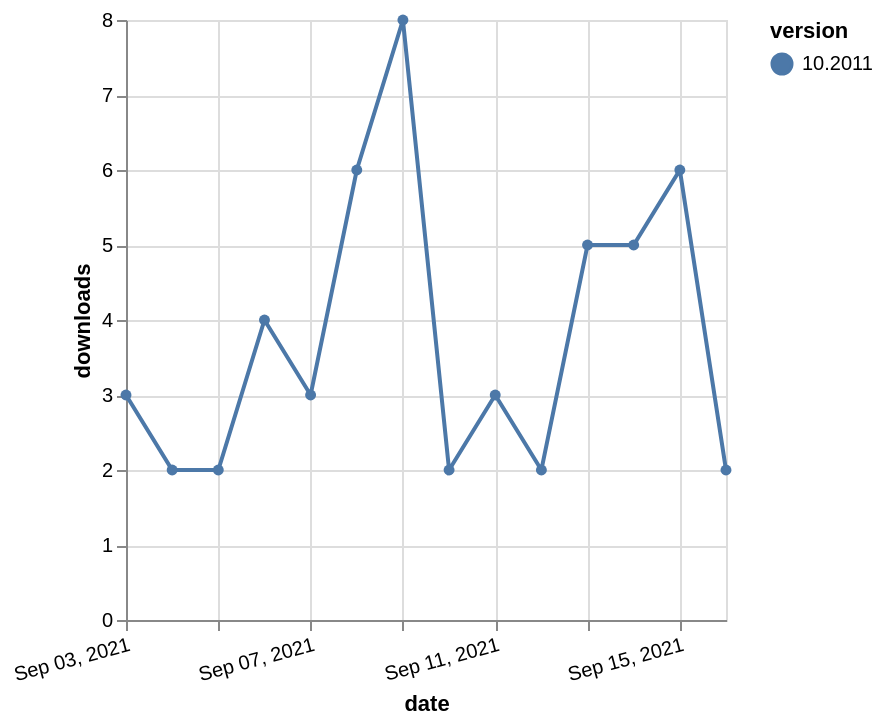

The Vega-Lite source for this figure:
### Vega-Lite specification from a JSON file in a GitHub repository (floating-point values rounded to 4 significant figures)
{"$schema": "https://vega.github.io/schema/vega-lite/v5.json", "description": "A simple bar chart with embedded data.", "data": {"values": [{"date": "2021-09-03", "total": 7652, "delta": 3, "version": "10.2011"}, {"date": "2021-09-04", "total": 7654, "delta": 2, "version": "10.2011"}, {"date": "2021-09-05", "total": 7656, "delta": 2, "version": "10.2011"}, {"date": "2021-09-06", "total": 7660, "delta": 4, "version": "10.2011"}, {"date": "2021-09-07", "total": 7663, "delta": 3, "version": "10.2011"}, {"date": "2021-09-08", "total": 7669, "delta": 6, "version": "10.2011"}, {"date": "2021-09-09", "total": 7677, "delta": 8, "version": "10.2011"}, {"date": "2021-09-10", "total": 7679, "delta": 2, "version": "10.2011"}, {"date": "2021-09-11", "total": 7682, "delta": 3, "version": "10.2011"}, {"date": "2021-09-12", "total": 7684, "delta": 2, "version": "10.2011"}, {"date": "2021-09-13", "total": 7689, "delta": 5, "version": "10.2011"}, {"date": "2021-09-14", "total": 7694, "delta": 5, "version": "10.2011"}, {"date": "2021-09-15", "total": 7700, "delta": 6, "version": "10.2011"}, {"date": "2021-09-16", "total": 7702, "delta": 2, "version": "10.2011"}]}, "width": "container", "mark": {"type": "line", "point": {"filled": true}}, "encoding": {"x": {"field": "date", "type": "temporal", "timeUnit": "yearmonthdate", "title": "date", "axis": {"labelAngle": -15}}, "y": {"field": "delta", "type": "quantitative", "title": "downloads"}, "color": {"field": "version", "type": "nominal"}, "tooltip": {"field": "delta"}}}
